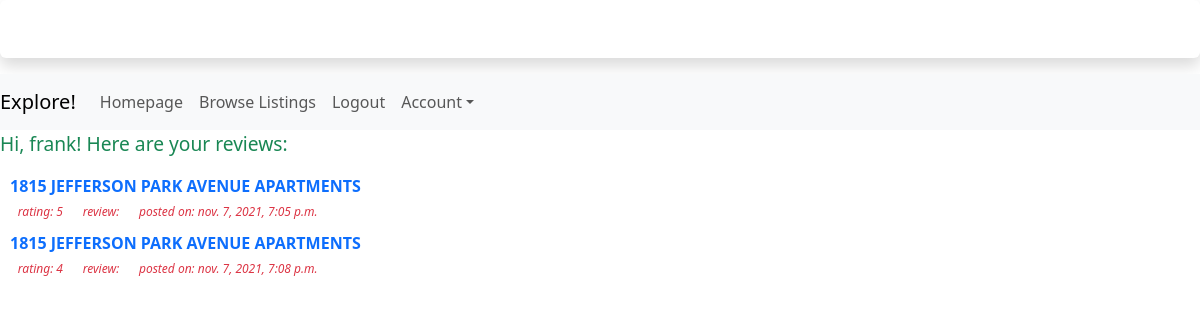
Page /housing/manage_reviews/ (signed in) on the earlier database version.
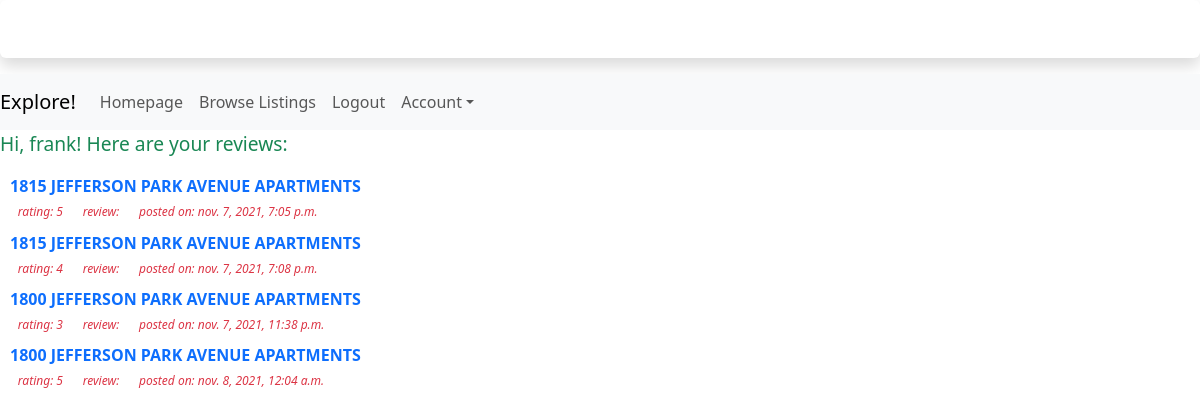
Same page on the later database version.
### housing/models.py (models this page shows, shortened)
class Review(models.Model):
    house = models.ForeignKey(StudentHousing, on_delete=models.CASCADE)
    rating = models.IntegerField(default=0)
    comment = models.TextField(max_length=200, default="")
    pub_date = models.DateTimeField('date published')

class StudentHousing(models.Model):
    name = models.CharField(max_length=200)
    distToGrounds = models.FloatField(default=0)
    parking = models.BooleanField()
    minCost = models.IntegerField(default=0)
    maxCost = models.IntegerField(default=0)
    location = models.TextField(max_length=200, null=True)
    landlordEmail = models.CharField(max_length=200, null=True)
    landlordPhone = models.CharField(max_length=200, null=True)
    amenities = models.TextField(max_length=200, null=True)
    deadline = models.CharField(max_length=200, null=True)
    averageRating = models.FloatField(default=0)
    address = models.TextField(max_length=200, null=True)
    image = models.ImageField(blank=True, null=True) #makes it optional to include an image
    def __str__(self):
        return self.name

### housing/views.py (the view)
# urls.py: path('manage_reviews/', views.user_review_list, name='review_list'),
def user_review_list(request):
    review_list = Review.objects.filter(id__in=User.objects.get(email=request.user.email).userreview_set.values_list('review_id', flat=True))
    context = {'review_list': review_list}
    return render(request, 'housing/userReviewList.html', context)

### housing/templates/housing/userReviewList.html (shortened to what this page needs)
<!doctype html>
{% load bootstrap5 %}
{% bootstrap_css %}
<div style="width: 100%" class="shadow p-2 mb-3 bg-body rounded text-white">
    <h3 class="font-monospace text-center">Housing for UVA Students by B-07!</h3>
</div>
<nav class="navbar navbar-expand-lg navbar-light bg-light">
    <a class="navbar-brand">Explore!</a>
    <div class="collapse navbar-collapse" id="navbarNav">
        <ul class="navbar-nav">
            <li class="nav-item">
                <a class="nav-link" href="{% url 'index' %}">Homepage</a>
            </li>
            <li class="nav-item">
                <a class="nav-link" href="{% url 'housing:studentHousingList' %}">Browse Listings</a>
            </li>
            {% if user.is_authenticated %}
                <li class="nav-item">
                    <a class="nav-link" href="{% url 'housing:logout' %}">Logout</a>
                </li>
            {% else %}
                <li class="nav-item">
                    <a class="nav-link" href="{% url 'index' %}">Login</a>
                </li>
            {% endif %}
            <li class="nav-item dropdown">
                <a class="nav-link dropdown-toggle" data-bs-toggle="dropdown" href="#" role="button" id="dropdownMenuLink" aria-haspopup="true" aria-expanded="false">Account</a>
            </li>
        </ul>
    </div>
</nav>
{% if user.is_authenticated %}
<div style="width: 400px; font-size:120%">
    <p class="text-success">Hi, {{ user.username }}! Here are your reviews:</p>
</div>
{% endif %}
{% if review_list %}
    <dl style="margin-left: 10px">
    {% for review in review_list %}
        <dt class="text-uppercase fw-bolder"><a style="text-decoration:none" href="{% url 'housing:detail' review.house.id %}"><strong>{{ review.house }}</strong></a></dt>
        <dd class="badge bg-white text-danger text-primary text-lowercase fw-light"><em>Rating: {{ review.rating }}</em></dd>
        <dd class="badge bg-white text-danger text-primary text-lowercase fw-light"><em>Review: {{ review.comment }}</em></dd>
        <dd class="badge bg-white text-danger text-primary text-lowercase fw-light"><em>Posted on: {{ review.pub_date }}</em></dd>
        <br>
    {% endfor %}
    </dl>
{% else %}
    <p>No reviews available.</p>
{% endif %}

Differences in the rows shown:
added Review: house "1800 JEFFERSON PARK AVENUE APARTMENTS", rating "3", pub_date "nov. 7, 2021, 11:38 p.m."
added Review: house "1800 JEFFERSON PARK AVENUE APARTMENTS", rating "5", pub_date "nov. 8, 2021, 12:04 a.m."
